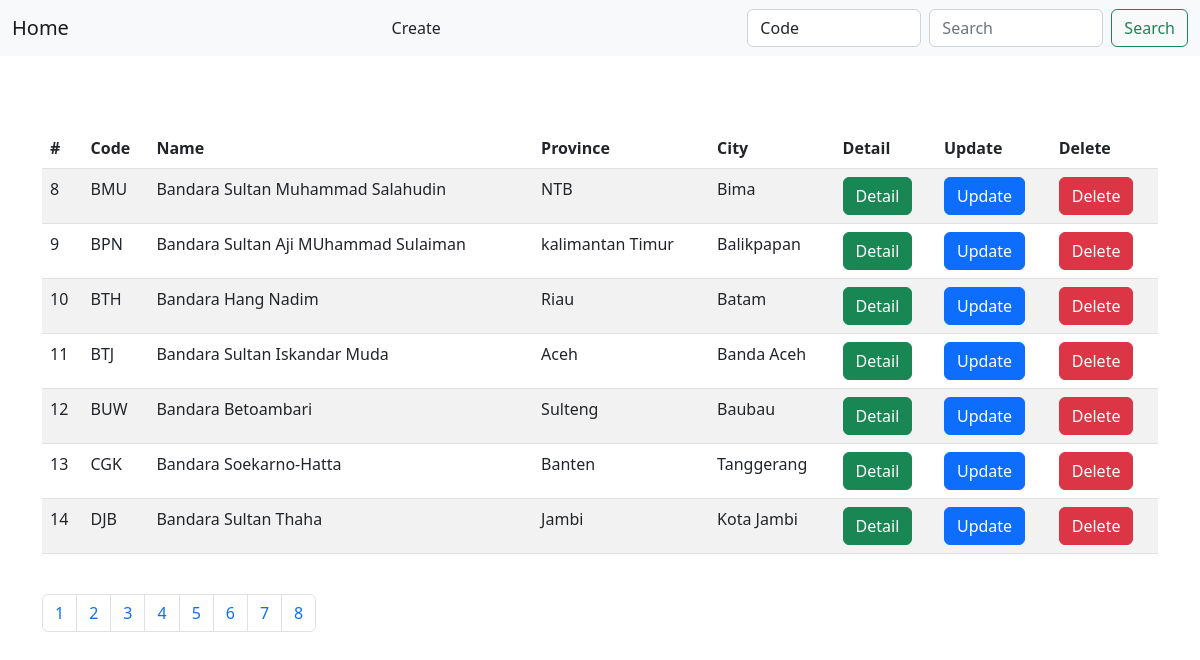
The app's page /index.php?page=2 with its own data.
### tables this page shows
CREATE TABLE `airports` (
  `id` int(11) NOT NULL,
  `code` varchar(3) NOT NULL,
  `name` varchar(256) NOT NULL,
  `province` varchar(256) NOT NULL,
  `city` varchar(256) NOT NULL
);

### index.php (the view, shortened to what this page needs)
<?php
  require "config.php";
  $pagination = 7;
  $page = (isset($_GET['page'])) ? $page = $_GET['page'] : 1;
  $position = ($page == 1) ? 0 : ($page - 1) * $pagination;
  $dmlNoPagination = "SELECT * FROM airports";
  $queryNoPagination = mysqli_query($conn, $dmlNoPagination);
  $rows = mysqli_num_rows($queryNoPagination);
  $pages = ceil($rows/$pagination);
  $dmlDefault = "SELECT * FROM airports LIMIT $position, $pagination";
  $queryDefault = mysqli_query($conn, $dmlDefault);
?>
<!DOCTYPE html>
<html>
    <head>
        <link href="https://cdn.jsdelivr.net/npm/bootstrap@5.2.0-beta1/dist/css/bootstrap.min.css" rel="stylesheet">
        <link href='https://unpkg.com/boxicons@2.1.2/css/boxicons.min.css' rel='stylesheet'>
        <link rel="stylesheet" href="https://unpkg.com/js-datepicker/dist/datepicker.min.css">
    </head>
    <body>
        <nav class="navbar bg-light">
            <div class="container-fluid">
              <a class="navbar-brand" href="index.php">Home</a>
              <a class="nav-link" href="create.php">Create</a>
              <form class="d-flex" method="get" action="index.php">
                <select name="attribute" id="attribute" class="form-control me-2">
                  <option value="code" selected>Code</option>
                </select>
                <input class="form-control me-2" type="search" name="search" placeholder="Search" aria-label="Search">
                <button class="btn btn-outline-success" type="submit" name="searchBtn">Search</button>
              </form>
            </div>
          </nav>
          <div class="container">
            <br><br><br>
              <table class="table table-striped">
                <thead>
                    <tr>
                        <th>#</th>
                        <th>Code</th>
                        <th>Name</th>
                        <th>Province</th>
                        <th>City</th>
                        <th>Detail</th>
                        <th>Update</th>
                        <th>Delete</th>
                    </tr>
                </thead>
                <tbody>
                  <?php while ($data = (isset($_GET['searchBtn'])) ? mysqli_fetch_array($querySearch) : mysqli_fetch_array($queryDefault)) { ?>
                    <form>
                        <tr>
                            <td><?= $data['id'] ?></td>
                            <td><?= $data['code'] ?></td>
                            <td><?= $data['name'] ?></td>
                            <td><?= $data['province'] ?></td>
                            <td><?= $data['city'] ?></td>
                            <td><a href="show.php?id=<?= $data['id'] ?>" class="btn btn-success">Detail</a></td>
                            <td><a href="update.php?id=<?= $data['id'] ?>" class="btn btn-primary">Update</a></td>
                            <td><a href="delete.php?id=<?= $data['id'] ?>" class="btn btn-danger">Delete</a></td>
                        </tr>
                    </form>
                  <?php } ?>
                </tbody>
              </table>
              <br>
              <ul class="pagination">
                <?php for ($i = 1; $i <= $pages; $i++) { ?>
                  <li class="page-item"><a class="page-link" href="<?php echo ($i != $page) ? "index.php?page=" . $i : "#" ?>"><?= $i ?></a></li>
                <?php } ?>
              </ul>
          </div>
    </body>
</html>

### records on screen
airports: id "8", code "BMU", name "Bandara Sultan Muhammad Salahudin", province "NTB", city "Bima"
airports: id "9", code "BPN", name "Bandara Sultan Aji MUhammad Sulaiman", province "kalimantan Timur", city "Balikpapan"
airports: id "10", code "BTH", name "Bandara Hang Nadim", province "Riau", city "Batam"
airports: id "11", code "BTJ", name "Bandara Sultan Iskandar Muda", province "Aceh", city "Banda Aceh"
airports: id "12", code "BUW", name "Bandara Betoambari", province "Sulteng", city "Baubau"
airports: id "13", code "CGK", name "Bandara Soekarno-Hatta", province "Banten", city "Tanggerang"
airports: id "14", code "DJB", name "Bandara Sultan Thaha", province "Jambi", city "Kota Jambi"
